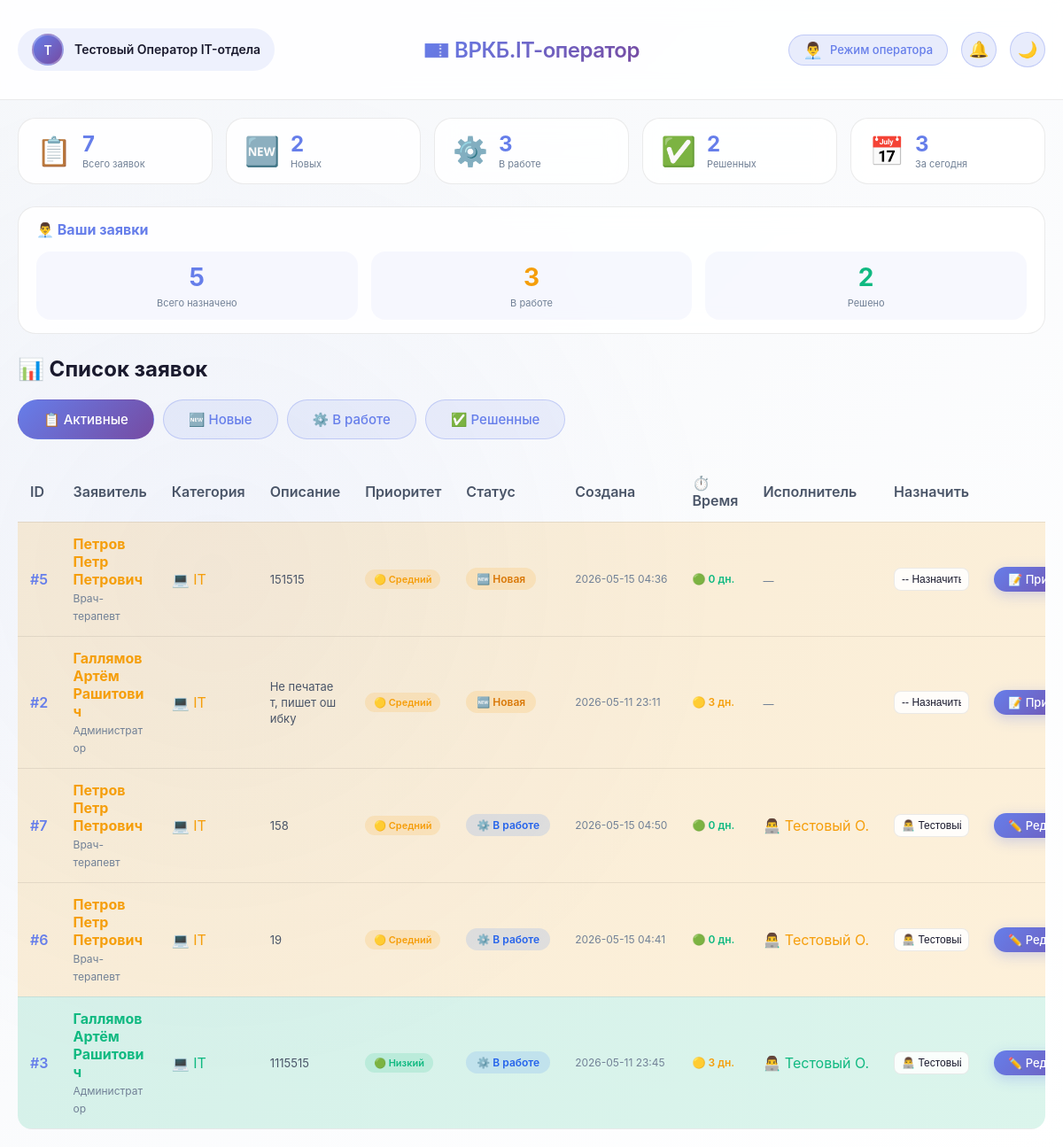
Screenshot of /operator/dashboard (signed in) with the database file from the repository.
### tables this page shows
CREATE TABLE tickets (
        id INTEGER PRIMARY KEY AUTOINCREMENT,
        user_id INTEGER NOT NULL,
        subject TEXT,
        description TEXT NOT NULL,
        status TEXT DEFAULT 'new',
        priority TEXT DEFAULT 'medium',
        operator_answer TEXT,
        created_at TEXT NOT NULL,
        updated_at TEXT,
        completed_at TEXT,
        assigned_to INTEGER,
        category TEXT,
        problem_type TEXT,
        location TEXT,
        office TEXT,
        assistant_id TEXT,
        printer_manufacturer TEXT,
        printer_model TEXT,
        printer_problem TEXT,
        FOREIGN KEY (user_id) REFERENCES users (id),
        FOREIGN KEY (assigned_to) REFERENCES operators (id)
    );

CREATE TABLE users (
        id INTEGER PRIMARY KEY AUTOINCREMENT,
        username TEXT UNIQUE NOT NULL,
        email TEXT UNIQUE NOT NULL,
        password TEXT NOT NULL,
        last_name TEXT,
        first_name TEXT,
        middle_name TEXT,
        post TEXT,
        phone TEXT,
        created_at TEXT NOT NULL,
        is_admin INTEGER DEFAULT 0
    , department TEXT);

CREATE TABLE operators (
        id INTEGER PRIMARY KEY AUTOINCREMENT,
        username TEXT NOT NULL UNIQUE,
        password TEXT NOT NULL,
        last_name TEXT,
        first_name TEXT,
        middle_name TEXT,
        post TEXT,
        phone TEXT
    );

### app.py (the view)
    def decorated_function(*args, **kwargs):
        if not session.get('operator_logged_in'):
            flash('Доступ только для операторов', 'danger')
            return redirect(url_for('operator_login'))
        return f(*args, **kwargs)

### app.py (called while the page is built, shortened)
def get_db_connection():
    conn = sqlite3.connect('databases/database_helpdesk.db', timeout=20)
    conn.row_factory = sqlite3.Row
    conn.execute('PRAGMA journal_mode=WAL')
    conn.execute('PRAGMA synchronous=NORMAL')
    return conn

def operator_required(f):
    def decorated_function(*args, **kwargs):
        if not session.get('operator_logged_in'):
            flash('Доступ только для операторов', 'danger')
            return redirect(url_for('operator_login'))
        return f(*args, **kwargs)
    decorated_function.__name__ = f.__name__
    return decorated_function

@app.context_processor
def inject_user():
    user_info = {}
    return {'user': user_info}

### templates/operators/operator_dashboard.html (shortened to what this page needs)
{% extends "operators/base_operator.html" %}
{% block content %}
<div class="stats-grid">
    <div class="stat-card">
        <div class="stat-icon">📋</div>
        <div class="stat-info">
            <div class="stat-value">{{ total_tickets }}</div>
            <div class="stat-label">Всего заявок</div>
        </div>
    </div>
    <div class="stat-card">
        <div class="stat-icon">🆕</div>
        <div class="stat-info">
            <div class="stat-value">{{ new_tickets }}</div>
            <div class="stat-label">Новых</div>
        </div>
    </div>
    <div class="stat-card">
        <div class="stat-icon">⚙️</div>
        <div class="stat-info">
            <div class="stat-value">{{ in_progress }}</div>
            <div class="stat-label">В работе</div>
        </div>
    </div>
    <div class="stat-card">
        <div class="stat-icon">✅</div>
        <div class="stat-info">
            <div class="stat-value">{{ resolved }}</div>
            <div class="stat-label">Решенных</div>
        </div>
    </div>
    <div class="stat-card">
        <div class="stat-icon">📅</div>
        <div class="stat-info">
            <div class="stat-value">{{ tickets_today }}</div>
            <div class="stat-label">За сегодня</div>
        </div>
    </div>
</div>
<div class="my-stats">
    <h3>👨‍💼 Ваши заявки</h3>
    <div class="stats-grid-small">
        <div class="stat-card-small">
            <div class="stat-value-small">{{ my_tickets }}</div>
            <div class="stat-label-small">Всего назначено</div>
        </div>
        <div class="stat-card-small">
            <div class="stat-value-small stat-warning">{{ my_in_progress }}</div>
            <div class="stat-label-small">В работе</div>
        </div>
        <div class="stat-card-small">
            <div class="stat-value-small stat-success">{{ my_resolved }}</div>
            <div class="stat-label-small">Решено</div>
        </div>
    </div>
</div>
<div class="dashboard-header" style="display: flex; justify-content: space-between; align-items: center; flex-wrap: wrap; margin-bottom: 20px;">
    <h2>📊 Список заявок</h2>
</div>
<div class="filter-buttons" style="margin-bottom: 25px; display: flex; gap: 10px; flex-wrap: wrap;">
    <a href="?status=all" class="btn btn-outline {% if current_filter == 'all' %}active{% endif %}">📋 Активные</a>
    <a href="?status=new" class="btn btn-outline {% if current_filter == 'new' %}active{% endif %}">🆕 Новые</a>
    <a href="?status=in_progress" class="btn btn-outline {% if current_filter == 'in_progress' %}active{% endif %}">⚙️ В работе</a>
    <a href="?status=resolved" class="btn btn-outline {% if current_filter == 'resolved' %}active{% endif %}">✅ Решенные</a>
</div>
<div class="table-responsive">
    <table class="tickets-table">
        <thead>
        <tr>
            <th>ID</th>
            <th>Заявитель</th>
            <th>Категория</th>
            <th>Описание</th>
            <th>Приоритет</th>
            <th>Статус</th>
            <th>Создана</th>
            <th>⏱️ Время</th>
            <th>Исполнитель</th>
            <th>Назначить</th>
            <th></th>
        </tr>
        </thead>
        <tbody>
        {% for ticket in tickets %}
        <tr class="ticket-row priority-{{ ticket.priority }}">
            <td class="ticket-id">#{{ ticket.id }}</td>
            <td class="ticket-user">
                <strong>{{ ticket.last_name }} {{ ticket.first_name }} {{ ticket.middle_name or '' }}</strong><br>
                <small class="text-muted">{{ ticket.post }}</small>
            </td>
            <td class="ticket-category">
                {% if ticket.category == 'IT' %}💻 IT
                {% elif ticket.category == 'MED' %}🏥 Медицина
                {% else %}{{ ticket.category }}{% endif %}
            </td>
            <td class="ticket-desc">
                {{ ticket.description[:80] }}{% if ticket.description|length > 80 %}...{% endif %}
            </td>
            <td class="ticket-priority">
                <span class="priority-badge priority-{{ ticket.priority }}">
                    {% if ticket.priority == 'high' %}🔴 Высокий
                    {% elif ticket.priority == 'medium' %}🟡 Средний
                    {% else %}🟢 Низкий{% endif %}
                </span>
            </td>
            <td class="ticket-status">
                <span class="status-badge status-{{ ticket.status }}">
                    {% if ticket.status == 'new' %}🆕 Новая
                    {% elif ticket.status == 'in_progress' %}⚙️ В работе
                    {% elif ticket.status == 'resolved' %}✅ Решена
                    {% else %}📦 Закрыта{% endif %}
                </span>
            </td>
            <td class="ticket-date">{{ ticket.created_at[:16] }}</td>
            <td class="ticket-timer">
                {% if ticket.status == 'resolved' or ticket.status == 'closed' %}
                <span class="text-muted">✅ завершена</span>
                {% else %}
                {% if ticket.hours_since_created %}
                {% set hours = ticket.hours_since_created|float %}
                {% set days = (hours / 24)|int %}
                {% if days < 3 %}
                <span class="timer-new">🟢 {{ days }} дн.</span>
                {% elif days < 7 %}
                <span class="timer-warning">🟡 {{ days }} дн.</span>
                {% else %}
                <span class="timer-danger">🔴 {{ days }} дн.</span>
                {% endif %}
                {% else %}
                <span class="text-muted">—</span>
                {% endif %}
                {% endif %}
            </td>
            <td class="ticket-operator">
                {% if ticket.op_last_name %}
                👨‍💻 {{ ticket.op_last_name }} {{ ticket.op_first_name|first if ticket.op_first_name else '' }}.
                {% else %}
                <span class="text-muted">—</span>
                {% endif %}
            </td>
            <td class="ticket-assign">
                <form method="POST" action="{{ url_for('assign_operator', ticket_id=ticket.id) }}" style="display: inline;">
                    <select name="assigned_to" class="assign-select" onchange="this.form.submit()">
                        <option value="">-- Назначить --</option>
                        {% for operator in operators %}
                        <option value="{{ operator.id }}" {% if ticket.assigned_to == operator.id %}selected{% endif %}>
                            👨‍💻 {{ operator.last_name }} {{ operator.first_name|first if operator.first_name else '' }}.
                        </option>
                        {% endfor %}
                    </select>
                </form>
            </td>
            <td class="ticket-action">
                <a href="{{ url_for('operator_ticket', ticket_id=ticket.id) }}" class="btn btn-sm btn-primary">
                    {% if ticket.status == 'new' %}📝 Принять{% elif ticket.status == 'in_progress' %}✏️ Редактировать{% else %}📋 Просмотр{% endif %}
                </a>
            </td>
        </tr>
        {% endfor %}
        </tbody>
    </table>
</div>
{% endblock %}

### static/style.css (style rules this page uses)
:root { --bg-gradient-start: #f5f7fa; --bg-gradient-end: #ffffff; --glass-bg: rgba(255, 255, 255, 0.85); --glass-bg-dark: rgba(0, 0, 0, 0.75); --glass-border: rgba(0, 0, 0, 0.08); --glass-shadow: 0 8px 32px 0 rgba(0, 0, 0, 0.08); --shadow-sm: 0 2px 8px rgba(0, 0, 0, 0.04); --shadow-md: 0 4px 20px rgba(0, 0, 0, 0.06); --shadow-lg: 0 12px 32px rgba(0, 0, 0, 0.1); --shadow-glow: 0 0 20px rgba(102, 126, 234, 0.15); --text-primary: #1a1a2e; --text-secondary: #4a5568; --text-muted: #718096; --blur-amount: 12px; --border-radius: 24px; --accent-color: #667eea; --accent-hover: #5a67d8; }
* { margin: 0; padding: 0; box-sizing: border-box; }
body { font-family: -apple-system, 'Segoe UI', 'SF Pro Text', 'Helvetica Neue', sans-serif; background: linear-gradient(135deg, var(--bg-gradient-start), var(--bg-gradient-end)); min-height: 100vh; color: var(--text-primary); transition: all 0.3s ease; position: relative; }
body::before { content: ''; position: fixed; top: 0; left: 0; width: 100%; height: 100%; background: radial-gradient(circle at 20% 50%, rgba(102,126,234,0.05) 0%, transparent 50%); pointer-events: none; z-index: 0; }
.btn { padding: 12px 28px; border: none; border-radius: 40px; font-size: 15px; font-weight: 500; cursor: pointer; transition: all 0.3s cubic-bezier(0.4, 0, 0.2, 1); display: inline-block; text-decoration: none; text-align: center; }
.btn-primary { background: linear-gradient(135deg, var(--accent-color), #764ba2); color: white; box-shadow: 0 4px 15px rgba(102, 126, 234, 0.3); }
.btn-outline { background: rgba(102, 126, 234, 0.1); border: 1px solid rgba(102, 126, 234, 0.3); color: var(--accent-color); }
.btn-sm { padding: 6px 16px; font-size: 13px; }
input, textarea, select { width: 100%; padding: 14px 18px; border: 1px solid var(--glass-border); border-radius: 16px; font-size: 15px; transition: all 0.3s ease; background: rgba(255, 255, 255, 0.08); color: var(--text-primary); }
.table-responsive { overflow-x: auto; border-radius: 16px; }
.tickets-table { width: 100%; border-collapse: collapse; }
.tickets-table th, .tickets-table td { padding: 14px; text-align: left; border-bottom: 1px solid var(--glass-border); }
.tickets-table th { font-weight: 600; color: var(--text-secondary); }
.tickets-table tr { transition: all 0.2s ease; }
.status-badge { padding: 5px 12px; border-radius: 30px; font-size: 12px; font-weight: 600; display: inline-block; }
.status-new { background: rgba(245, 158, 11, 0.15); color: #d97706; }
.status-in_progress { background: rgba(59, 130, 246, 0.15); color: #2563eb; }
.priority-medium { color: #f59e0b; }
.priority-low { color: #10b981; }
.text-muted { color: var(--text-muted); font-size: 12px; }
select { width: 100%; padding: 14px 18px; border: 1px solid var(--glass-border); border-radius: 16px; font-size: 15px; transition: all 0.3s ease; background: rgba(255, 255, 255, 0.08); color: var(--text-primary); cursor: pointer; appearance: none; background-repeat: no-repeat; background-position: right 12px center; background-size: 16px; }
select option { background: white; color: #1a1a2e; }
select option { color: #1a1a2e; background: #ffffff; }

### templates/operators/base_operator.html (style rules this page uses)
.btn-sm { padding: 6px 16px; font-size: 13px; }

### rows the page displays
tickets: id "5", last_name "Петров", first_name "Петр", middle_name "Петрович", post "Врач-терапевт", category "💻 IT", description "151515", priority "🟡 Средний", status "🆕 Новая", created_at "2026-05-15 04:36", days "0"
tickets: id "2", last_name "Галлямов", first_name "Артём", middle_name "Рашитович", post "Администратор", category "💻 IT", description "Не печатает, пишет ошибку", priority "🟡 Средний", status "🆕 Новая", created_at "2026-05-11 23:11", days "3"
tickets: id "7", last_name "Петров", first_name "Петр", middle_name "Петрович", post "Врач-терапевт", category "💻 IT", description "158", priority "🟡 Средний", status "⚙️ В работе", created_at "2026-05-15 04:50", days "0", op_last_name "Тестовый", op_first_name|first "О", assigned_to "👨‍💻 Тестовый О."
tickets: id "6", last_name "Петров", first_name "Петр", middle_name "Петрович", post "Врач-терапевт", category "💻 IT", description "19", priority "🟡 Средний", status "⚙️ В работе", created_at "2026-05-15 04:41", days "0", op_last_name "Тестовый", op_first_name|first "О", assigned_to "👨‍💻 Тестовый О."
tickets: id "3", last_name "Галлямов", first_name "Артём", middle_name "Рашитович", post "Администратор", category "💻 IT", description "1115515", priority "🟢 Низкий", status "⚙️ В работе", created_at "2026-05-11 23:45", op_last_name "Тестовый", op_first_name|first "О", assigned_to "👨‍💻 Тестовый О."

### other values shown
{{ session.operator_full_name[0] }} "Т"
{{ session.operator_full_name or session.operator_name or 'Оператор' }} "Тестовый Оператор IT-отдела"
{{ total_tickets }} "7"
{{ new_tickets }} "2"
{{ in_progress }} "3"
{{ resolved }} "2"
{{ tickets_today }} "3"
{{ my_tickets }} "5"
{{ my_in_progress }} "3"
{{ my_resolved }} "2"
